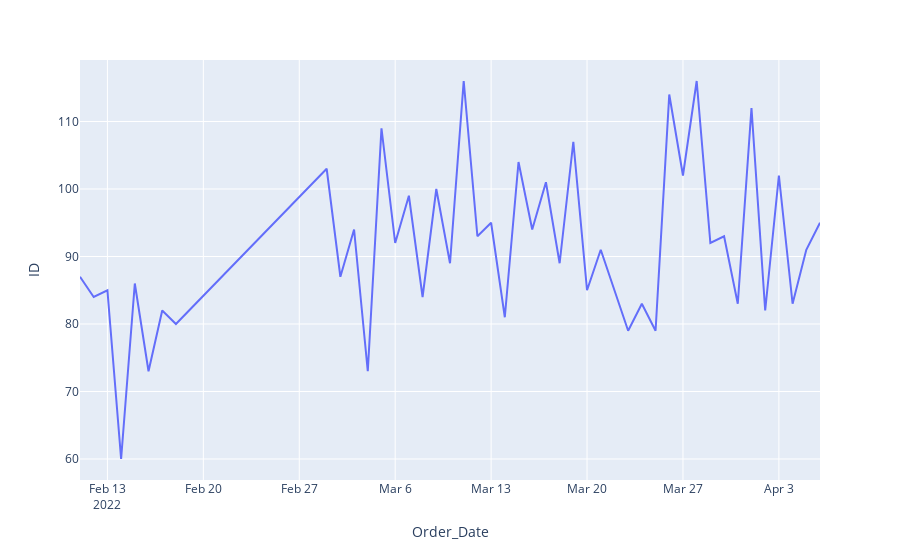

Notebook cell for this chart:
### Markdown cell above
#### 1. Quantidade de pedidos por dia

### Code cell
cols  = ['ID','Order_Date']

task1 = df1.loc[:,cols].groupby('Order_Date').count().reset_index().sort_values('Order_Date')
task1

# Grafico Seaborn
sns.relplot(x='Order_Date', y='ID', data=task1, kind='line',aspect=2.5, height=7)


# Grafico Plotly
px.line(task1, x='Order_Date', y='ID')

### Figure 1 — Plotly figure (JSON) as saved in the notebook; plotly's stock layout.template omitted (floating-point values rounded to 4 significant figures)
{"data": [{"hovertemplate": "Order_Date=%{x}<br>ID=%{y}<extra></extra>", "legendgroup": "", "line": {"color": "#636efa", "dash": "solid"}, "marker": {"symbol": "circle"}, "mode": "lines", "name": "", "orientation": "v", "showlegend": false, "type": "scatter", "x": ["2022-02-11T00:00:00", "2022-02-12T00:00:00", "2022-02-13T00:00:00", "2022-02-14T00:00:00", "2022-02-15T00:00:00", "2022-02-16T00:00:00", "2022-02-17T00:00:00", "2022-02-18T00:00:00", "2022-03-01T00:00:00", "2022-03-02T00:00:00", "2022-03-03T00:00:00", "2022-03-04T00:00:00", "2022-03-05T00:00:00", "2022-03-06T00:00:00", "2022-03-07T00:00:00", "2022-03-08T00:00:00", "2022-03-09T00:00:00", "2022-03-10T00:00:00", "2022-03-11T00:00:00", "2022-03-12T00:00:00", "2022-03-13T00:00:00", "2022-03-14T00:00:00", "2022-03-15T00:00:00", "2022-03-16T00:00:00", "2022-03-17T00:00:00", "2022-03-18T00:00:00", "2022-03-19T00:00:00", "2022-03-20T00:00:00", "2022-03-21T00:00:00", "2022-03-23T00:00:00", "2022-03-24T00:00:00", "2022-03-25T00:00:00", "2022-03-26T00:00:00", "2022-03-27T00:00:00", "2022-03-28T00:00:00", "2022-03-29T00:00:00", "2022-03-30T00:00:00", "2022-03-31T00:00:00", "2022-04-01T00:00:00", "2022-04-02T00:00:00", "2022-04-03T00:00:00", "2022-04-04T00:00:00", "2022-04-05T00:00:00", "2022-04-06T00:00:00"], "xaxis": "x", "y": [87, 84, 85, 60, 86, 73, 82, 80, 103, 87, 94, 73, 109, 92, 99, 84, 100, 89, 116, 93, 95, 81, 104, 94, 101, 89, 107, 85, 91, 79, 83, 79, 114, 102, 116, 92, 93, 83, 112, 82, 102, 83, 91, 95], "yaxis": "y"}], "layout": {"legend": {"tracegroupgap": 0}, "margin": {"t": 60}, "xaxis": {"anchor": "y", "domain": [0, 1], "title": {"text": "Order_Date"}}, "yaxis": {"anchor": "x", "domain": [0, 1], "title": {"text": "ID"}}}}
